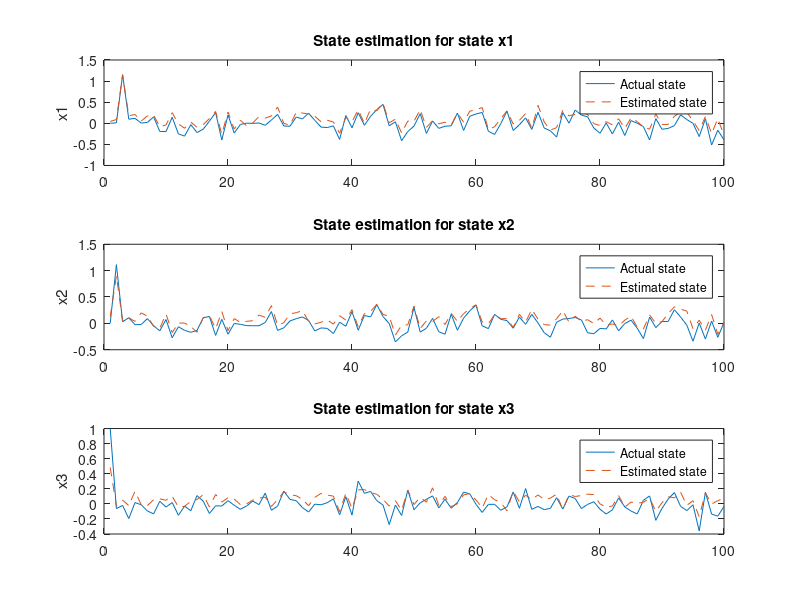

MATLAB code for this plot:
x = [0.000000000000000000	0.000000000000000000	1.000000000000000000	
0.009114526212215424	1.113658070564270000	-0.062599092721939087	
1.149095296859741200	0.030459217727184296	-0.020261093974113464	
0.095980599522590637	0.106594070792198180	-0.195417329668998720	
0.116689525544643400	-0.024958014488220215	0.017307445406913757	
0.004094773903489113	-0.021292641758918762	-0.012188295833766460	
0.020663302391767502	0.089746817946434021	-0.094220556318759918	
0.151932328939437870	-0.044764619320631027	-0.132857114076614380	
-0.193514704704284670	-0.141374811530113220	0.034561593085527420	
-0.196905225515365600	0.072000160813331604	-0.042084857821464539	
0.143828198313713070	-0.273152798414230350	0.017334114760160446	
-0.251520216464996340	-0.064361736178398132	-0.151782870292663570	
-0.304974228143692020	-0.132619962096214290	-0.030124723911285400	
-0.033374391496181488	-0.169456228613853450	-0.090905934572219849	
-0.219741135835647580	-0.134195700287818910	0.110014691948890690	
-0.140228495001792910	0.104154586791992190	0.036098565906286240	
0.049864839762449265	0.131544589996337890	-0.128028973937034610	
0.253674894571304320	-0.228392750024795530	-0.025771876797080040	
-0.396939784288406370	0.076849490404129028	-0.028771322220563889	
0.197430014610290530	-0.205927327275276180	0.042883366346359253	
-0.231386035680770870	-0.001575764268636704	-0.018524575978517532	
-0.027846600860357285	-0.018497057259082794	-0.071777693927288055	
0.002269683405756950	-0.042634062469005585	-0.028132332488894463	
-0.002349499613046646	-0.045122742652893066	0.037372440099716187	
0.006666745990514755	-0.045123592019081116	-0.010224025696516037	
-0.048581033945083618	0.016005901619791985	0.143066912889480590	
0.077240005135536194	0.224060058593750000	-0.085132353007793427	
0.209957957267761230	-0.134338796138763430	-0.030093161389231682	
-0.064685404300689697	-0.084142103791236877	0.170065641403198240	
-0.070284880697727203	0.046499915421009064	0.058927465230226517	
0.146424144506454470	0.088004387915134430	0.041826188564300537	
0.103910766541957860	0.122039884328842160	-0.049215998500585556	
0.238680869340896610	0.055113818496465683	-0.108706660568714140	
0.069420389831066132	-0.143533945083618160	-0.003674494335427880	
-0.090249374508857727	-0.086369708180427551	-0.012452080845832825	
-0.102235496044158940	-0.095553122460842133	0.015519639477133751	
-0.060023691505193710	-0.193565785884857180	0.066395074129104614	
-0.383913308382034300	0.022668689489364624	-0.145547360181808470	
0.182832300662994380	-0.054882802069187164	0.095318749547004700	
-0.107295215129852290	0.221667468547821040	-0.148728907108306880	
0.248810529708862300	-0.130354434251785280	0.302369624376297000	
-0.047727756202220917	0.149281010031700130	0.139441013336181640	
0.165812045335769650	0.122695863246917720	0.165003493428230290	
0.323449850082397460	0.355596303939819340	0.042863339185714722	
0.447248369455337520	0.129094690084457400	-0.015215417370200157	
-0.059241697192192078	-0.003186320886015892	-0.275294095277786250	
0.034691728651523590	-0.352348327636718750	-0.015575430355966091	
-0.412919849157333370	-0.236274480819702150	-0.154222339391708370	
-0.196995988488197330	-0.164671853184700010	0.180418074131011960	
-0.066440992057323456	0.301483452320098880	-0.078165814280509949	
0.227279305458068850	-0.165402948856353760	0.014108046889305115	
-0.241723120212554930	-0.092829301953315735	0.060280814766883850	
0.052987143397331238	0.094227865338325500	0.105991557240486150	
-0.120594814419746400	-0.159158453345298770	-0.053633298724889755	
-0.070854499936103821	-0.206181928515434270	0.061954583972692490	
-0.060518503189086914	0.174044877290725710	-0.057423286139965057	
0.242427319288253780	-0.130627334117889400	0.017576314508914948	
-0.170556917786598210	0.098455823957920074	0.155894681811332700	
0.166655838489532470	0.239259183406829830	0.132471621036529540	
0.219626009464263920	0.345239758491516110	-0.006255103275179863	
0.256995022296905520	-0.046991348266601563	-0.113802865147590640	
-0.191022396087646480	-0.100141219794750210	-0.006769573315978050	
-0.263734310865402220	0.170942693948745730	-0.005644146353006363	
-0.009083762764930725	0.076930120587348938	-0.085633911192417145	
0.288695514202117920	0.051648266613483429	-0.039403062313795090	
-0.171170741319656370	-0.092382483184337616	0.157049164175987240	
-0.034251593053340912	0.120153114199638370	-0.058641027659177780	
0.128347009420394900	-0.018183525651693344	0.202994689345359800	
-0.145593792200088500	0.170085206627845760	-0.072286121547222137	
0.259493917226791380	0.007864922285079956	-0.034065302461385727	
-0.112417332828044890	-0.176616281270980830	-0.076667569577693939	
-0.179077386856079100	-0.262860774993896480	-0.059268791228532791	
-0.327227801084518430	0.021179001778364182	0.082259416580200195	
0.253736615180969240	0.081100240349769592	-0.068223528563976288	
0.001705408096313477	0.092257268726825714	0.102861285209655760	
0.314040422439575200	0.111172474920749660	0.070167146623134613	
0.192966714501380920	0.064958155155181885	-0.062533549964427948	
0.152530714869499210	-0.178960040211677550	-0.006933490745723248	
-0.112688682973384860	-0.196458518505096440	0.028052868321537971	
-0.236097931861877440	-0.096245668828487396	-0.070783533155918121	
0.007623545825481415	-0.104642495512962340	-0.135233461856842040	
-0.253044784069061280	0.065407961606979370	-0.078224509954452515	
0.027369827032089233	-0.141919523477554320	0.079180836677551270	
-0.289970815181732180	-0.003902062773704529	-0.040974251925945282	
0.062696255743503571	0.061455830931663513	-0.094686463475227356	
0.001958187669515610	-0.090447165071964264	-0.134113535284996030	
-0.078215815126895905	-0.289490103721618650	0.047114923596382141	
-0.396971702575683590	0.118541575968265530	0.105657257139682770	
0.110896162688732150	-0.080486617982387543	-0.218791648745536800	
-0.141709268093109130	0.034346148371696472	-0.059733480215072632	
-0.122251257300376890	0.036582641303539276	0.065017677843570709	
-0.054876893758773804	0.258393228054046630	0.149782165884971620	
0.199766442179679870	0.119742847979068760	-0.032727893441915512	
0.088129468262195587	-0.033812630921602249	-0.088636860251426697	
-0.002332963049411774	-0.338435888290405270	-0.012531955726444721	
-0.315085291862487790	0.007144154049456120	-0.358831286430358890	
0.107409477233886720	-0.297207593917846680	0.152644991874694820	
-0.515775680541992190	0.045000173151493073	-0.135429158806800840	
-0.164726167917251590	-0.263879328966140750	-0.162883609533309940	
-0.394352912902832030	0.016506478190422058	-0.035922452807426453];


xhat = [0.043327968567609787	0.124450787901878360	0.483852028846740720	
0.088289991021156311	0.896656751632690430	-0.027447663247585297	
1.150201082229614300	0.044968195259571075	0.050925128161907196	
0.177278250455856320	0.106627151370048520	-0.022996343672275543	
0.207762539386749270	0.036774851381778717	0.167364150285720830	
0.052846096456050873	0.199208453297615050	-0.011390580795705318	
0.172070592641830440	0.136883333325386050	-0.022204929962754250	
0.192763298749923710	-0.057973574846982956	0.054952736943960190	
-0.083310164511203766	-0.092228114604949951	0.066117927432060242	
-0.039514929056167603	0.178450375795364380	0.047798037528991699	
0.251034498214721680	-0.174341842532157900	0.100795954465866090	
-0.016145423054695129	0.005721934139728546	-0.042338982224464417	
-0.117811046540737150	0.005908250808715820	-0.031745031476020813	
0.026367302983999252	-0.057267442345619202	0.033511802554130554	
-0.093664258718490601	-0.170645549893379210	0.057877175509929657	
-0.032181888818740845	0.107940532267093660	0.120539836585521700	
0.112257450819015500	0.148728385567665100	-0.041758943349123001	
0.280179321765899660	-0.104869656264781950	0.125097140669822690	
-0.260646402835845950	0.223325312137603760	0.023258112370967865	
0.265904128551483150	-0.137652054429054260	0.081478781998157501	
-0.137088179588317870	0.090242125093936920	0.063541807234287262	
0.071738407015800476	0.017702270299196243	-0.009929081425070763	
-0.059862632304430008	0.037655364722013474	0.000184782518772408	
0.011605780571699142	0.051598072052001953	0.050785876810550690	
0.156497210264205930	0.158012509346008300	0.076425090432167053	
0.120802111923694610	0.112505182623863220	0.089179761707782745	
0.173606738448143010	0.335942029953002930	-0.034394469112157822	
0.384856581687927250	-0.035693403333425522	0.056348711252212524	
-0.003656778484582901	0.012983802706003189	0.159251198172569270	
-0.044093068689107895	0.180869504809379580	0.120284825563430790	
0.258664131164550780	0.202196359634399410	0.108598947525024410	
0.242828100919723510	0.240541845560073850	0.060632672160863876	
0.217251107096672060	0.038246601819992065	-0.025089113041758537	
0.166517138481140140	-0.011570490896701813	0.086817711591720581	
0.036461122334003448	0.021017774939537048	0.137789264321327210	
0.072168819606304169	0.065329268574714661	0.116721384227275850	
0.028913903981447220	-0.013418987393379211	0.102800697088241580	
-0.235638111829757690	0.145193636417388920	-0.102721810340881350	
0.141423657536506650	0.061503320932388306	0.138818651437759400	
0.036445584148168564	0.259643614292144780	-0.059413842856884003	
0.322354942560195920	-0.065430469810962677	0.185414716601371770	
-0.002675704658031464	0.184506177902221680	0.189428880810737610	
0.335229337215423580	0.226298689842224120	0.151521399617195130	
0.295458525419235230	0.363047301769256590	0.126670718193054200	
0.477113455533981320	0.168842643499374390	0.059342723339796066	
0.010202035307884216	0.136117309331893920	-0.029174661263823509	
0.097911760210990906	-0.222087398171424870	0.042846962809562683	
-0.230391934514045720	-0.037414245307445526	-0.086182922124862671	
0.052887938916683197	-0.027129087597131729	0.182924017310142520	
0.048668906092643738	0.329092293977737430	-0.009159727022051811	
0.324814856052398680	-0.096538439393043518	0.089864596724510193	
-0.098234184086322784	0.045719608664512634	0.022600527852773666	
0.062593810260295868	0.035056758671998978	0.212920323014259340	
-0.012221440672874451	0.127830535173416140	-0.020880827680230141	
0.024923682212829590	-0.022065851837396622	0.099947936832904816	
-0.040124122053384781	0.190045177936553960	-0.036229480057954788	
0.243657499551773070	0.037737414240837097	0.001034460030496121	
0.023944698274135590	0.184520378708839420	0.120250716805458070	
0.288374722003936770	0.277183771133422850	0.136409506201744080	
0.317704021930694580	0.352458685636520390	0.051615625619888306	
0.374211132526397710	0.025688251480460167	-0.052879761904478073	
-0.153566420078277590	-0.010083958506584167	0.124659441411495210	
-0.080290816724300385	0.168073654174804690	0.054974887520074844	
0.107644610106945040	0.088285610079765320	0.018234860152006149	
0.296075731515884400	0.088280163705348969	-0.092557311058044434	
-0.017722077667713165	-0.076037436723709106	0.167873263359069820	
0.069335818290710449	0.170559540390968320	0.026007182896137238	
0.230829328298568730	0.024269957095384598	0.115400277078151700	
-0.117919042706489560	0.264117568731307980	0.056946046650409698	
0.423254311084747310	0.080214887857437134	0.119262345135211940	
0.031610816717147827	-0.024410739541053772	0.054973430931568146	
-0.163721546530723570	-0.033489257097244263	0.076518759131431580	
-0.102416761219501500	0.087072387337684631	0.128478690981864930	
0.309424579143524170	0.238408163189888000	-0.077825210988521576	
0.175753355026245120	0.024428091943264008	0.121951028704643250	
0.211428225040435790	0.137098357081413270	0.098180226981639862	
0.262829661369323730	0.036049727350473404	0.110712334513664250	
0.207356169819831850	0.070016011595726013	0.129201829433441160	
-0.008724920451641083	-0.003925219178199768	0.121987044811248780	
-0.052270717918872833	0.099006518721580505	-0.000275179627351463	
0.038401622325181961	-0.032172352075576782	-0.043440632522106171	
-0.036952570080757141	-0.011392921209335327	-0.028973976150155067	
0.105941668152809140	-0.048695243895053864	0.110034964978694920	
-0.121334850788116460	0.061591174453496933	-0.042300004512071609	
0.125719249248504640	0.134746119379997250	0.024369262158870697	
0.040509514510631561	-0.070615239441394806	0.007360185962170363	
-0.089902535080909729	-0.106911972165107730	0.020476093515753746	
-0.140324547886848450	0.159696578979492190	0.076643511652946472	
0.221151098608970640	0.001218274235725403	-0.100468873977661130	
-0.027450632303953171	0.032393969595432281	0.016031978651881218	
-0.026936590671539307	0.187446147203445430	0.094894967973232269	
0.167774587869644170	0.314076781272888180	0.080014131963253021	
0.259618222713470460	0.270699918270111080	0.154480382800102230	
0.259363174438476560	0.232177734375000000	-0.020165344700217247	
0.054464533925056458	-0.102191962301731110	0.042458418756723404	
-0.175075083971023560	0.060446925461292267	-0.171172797679901120	
0.159969031810760500	-0.129561483860015870	0.146256893873214720	
-0.245335370302200320	0.167992949485778810	-0.001028965809382498	
0.105684086680412290	-0.207615599036216740	0.042049173265695572	
-0.279257178306579590	0.017431758344173431	0.075856372714042664];

[M, N] = size(x);

for k = 1:N                                 
  subplot(3,1,k);
  plot(1:M, x(:,k), '-', 1:M, xhat(:,k), '--');
  title(sprintf('State estimation for state x%i', k));
  ylabel(sprintf('x%i', k));
  legend('Actual state', 'Estimated state');
end